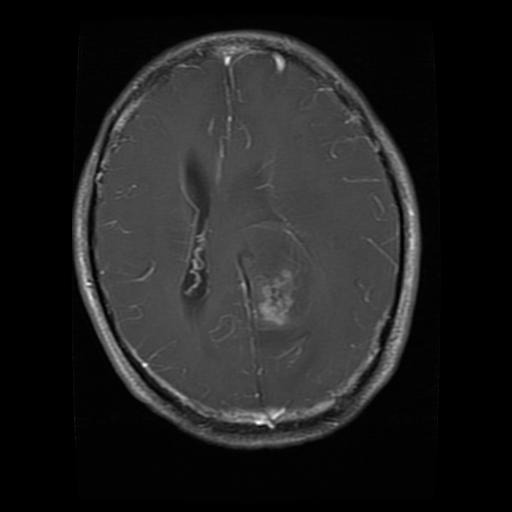
#> input picture Training/glioma/Tr-gl_0074.jpg, 512 x 512 px; its folder holds only this picture in this run
$ jupyter execute --allow-errors eda.ipynb
#> lines starting #> are read from the running program, lines starting #| are printed output that depends on the picture
[cell 1]
import pandas as pd
import os

from skimage import io
import numpy as np
import cv2
import matplotlib.pyplot as plt
import seaborn as sns
sns.set_theme(style = "dark",
        color_codes = True,
        font_scale = 1.5)

[cell 2]
def read_image_data(data_path, subset=False):

#> called with data_path = 'Training', subset = False
    folders = sorted(os.listdir(data_path))
    images, labels = [], []
    label_dict = {}

    for label_no in range(len(folders)):
        folder = folders[label_no]
        label_dict[label_no] = folder
        # oslistdir = sorted(os.listdir(f"{data_path}/{folder}"))
        oslistdir = sorted(os.listdir(os.path.join(os.getcwd(),data_path,folder)))
        oslistdir = oslistdir[:10] if subset else oslistdir

        for image_name in oslistdir:

            image_path = f"{data_path}/{folders[label_no]}/{image_name}"

            # Convert image value into np array
            image = io.imread(image_path)
#> image is the input picture: shape (512, 512, 3); min 0, max 255, mean 32.6

            # if the np array is 2-dimensional, then the image is a greyscale image
            if len(image.shape) == 2:
                image = cv2.cvtColor(image, cv2.COLOR_GRAY2RGB)
            # if the np array is 4-dimensional, then the image is a red-green-blue-alpha (RGBA) image
            elif len(image.shape) == 4:
                image = cv2.cvtColor(image, cv2.COLOR_RGBA2RGB)

            images.append(image)
            labels.append(label_no)

        print(f"\t [{((label_no + 1)/len(folders)) * 100:.1f} %] Fetching label '{folder}'           ", end='\r')

    print()
    df = pd.DataFrame()
    df['Image_Id'] = [i for i in range(len(images))]
    df['Image'] = images
    df['Label'] = labels
    return df, label_dict

# loading the folder image data and convert into nd array
training_data, label_dict_Train = read_image_data("Training")
print(label_dict_Train)

#> (the rest of this cell did not finish here and is left out)

print(label_dict_Test)

[cell 3]
print(training_data)
print(training_data["Image"].apply(np.shape))

#> (a cell that did not finish here is left out)

[cell 5]
# 1. Training Dataset
training_data["Dim"] = training_data["Image"].apply(np.shape)
training_data['width'], training_data['height'], training_data["dim"] = zip(*training_data.Dim) # * <- unpacks the array's elements

# based on the below image, greyscaling is needed for dimension reduction

#> (a cell that did not finish here is left out)

# EDA

## 1. Image Class Frequency

[cell 7]
# Training's class frequency
plt.figure(figsize=(12,4))

labels = training_data.groupby("Label")["Image"].count()
pal = sns.color_palette("Purples_d", len(labels))
rank = labels.argsort().argsort()

ax = sns.barplot(x=[label_dict_Train[label] for label in labels.index], y=labels.values, palette=np.array(pal[::-1])[rank])
for i in ax.containers:
    ax.bar_label(i,label_type="center")

plt.title("Distribution of Brain Tumor Classes in Training Image Dataset")
plt.ylabel("# of images")
plt.xlabel("Brain Tumor class")
ax.set_xticklabels(ax.get_xticklabels(), rotation=55)
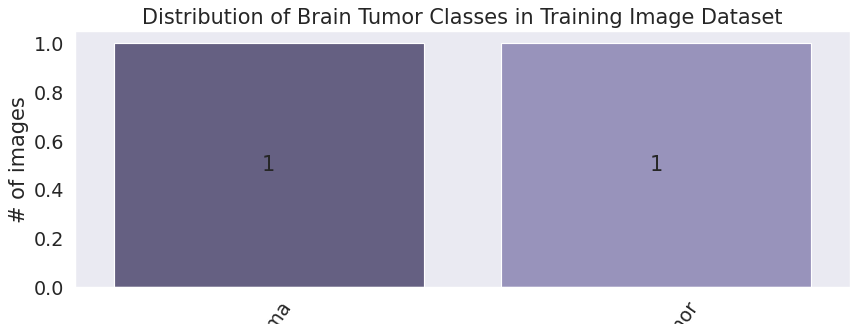
#> figure drawn by matplotlib, 1 panel

[cell 8]
# Testing's class frequency
plt.figure(figsize=(12,4))

#> (the rest of this cell did not finish here and is left out)

## 2. Image Size Distribution

[cell 9]
# Image Dimensions in terms of width and height distribution
# Training Dataset
sns.set_style('darkgrid')

#> (the rest of this cell did not finish here and is left out)

[cell 10]
# Testing Dataset
sns.set_style('darkgrid')

#> (the rest of this cell did not finish here and is left out)

## 3. Sample Images per Brain Tumor Class in Training and Testing Image Dataset

[cell 11]
import cv2
def plot_sample_images(image_df, y_names:dict, n=50):
#> called with n = 20
    for label in y_names.keys(): # 4 tumor classes

        images = image_df[image_df['Label'] == label]['Image']
        n_images = images[:n]

        columns_n = 10
        rows_n = int(n/ columns_n)

        plt.figure(figsize=(20, 4))
        i = 1
        for image in n_images:
            plt.subplot(rows_n, columns_n, i)
            image = cv2.resize(image, dsize=(240, 240), interpolation = cv2.INTER_CUBIC)
            plt.imshow(image)# ,cmap="gray"

            plt.tick_params(axis='both', which='both',
                            top=False, bottom=False, left=False, right=False,
                            labelbottom=False, labeltop=False, labelleft=False,
                            labelright=False)
            plt.grid(False)
            i += 1
        label_to_str = y_names[label]
        plt.suptitle(f"Brain Tumor: {label_to_str}")

        plt.show()
#> this loop made 2 passes
#> pass 2, in plot_sample_images, `plt.show()`:
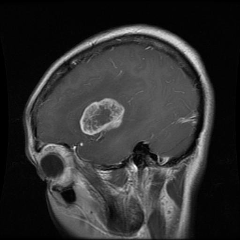
#> shown: shape (240, 240, 3); min 0, max 244, mean 49
